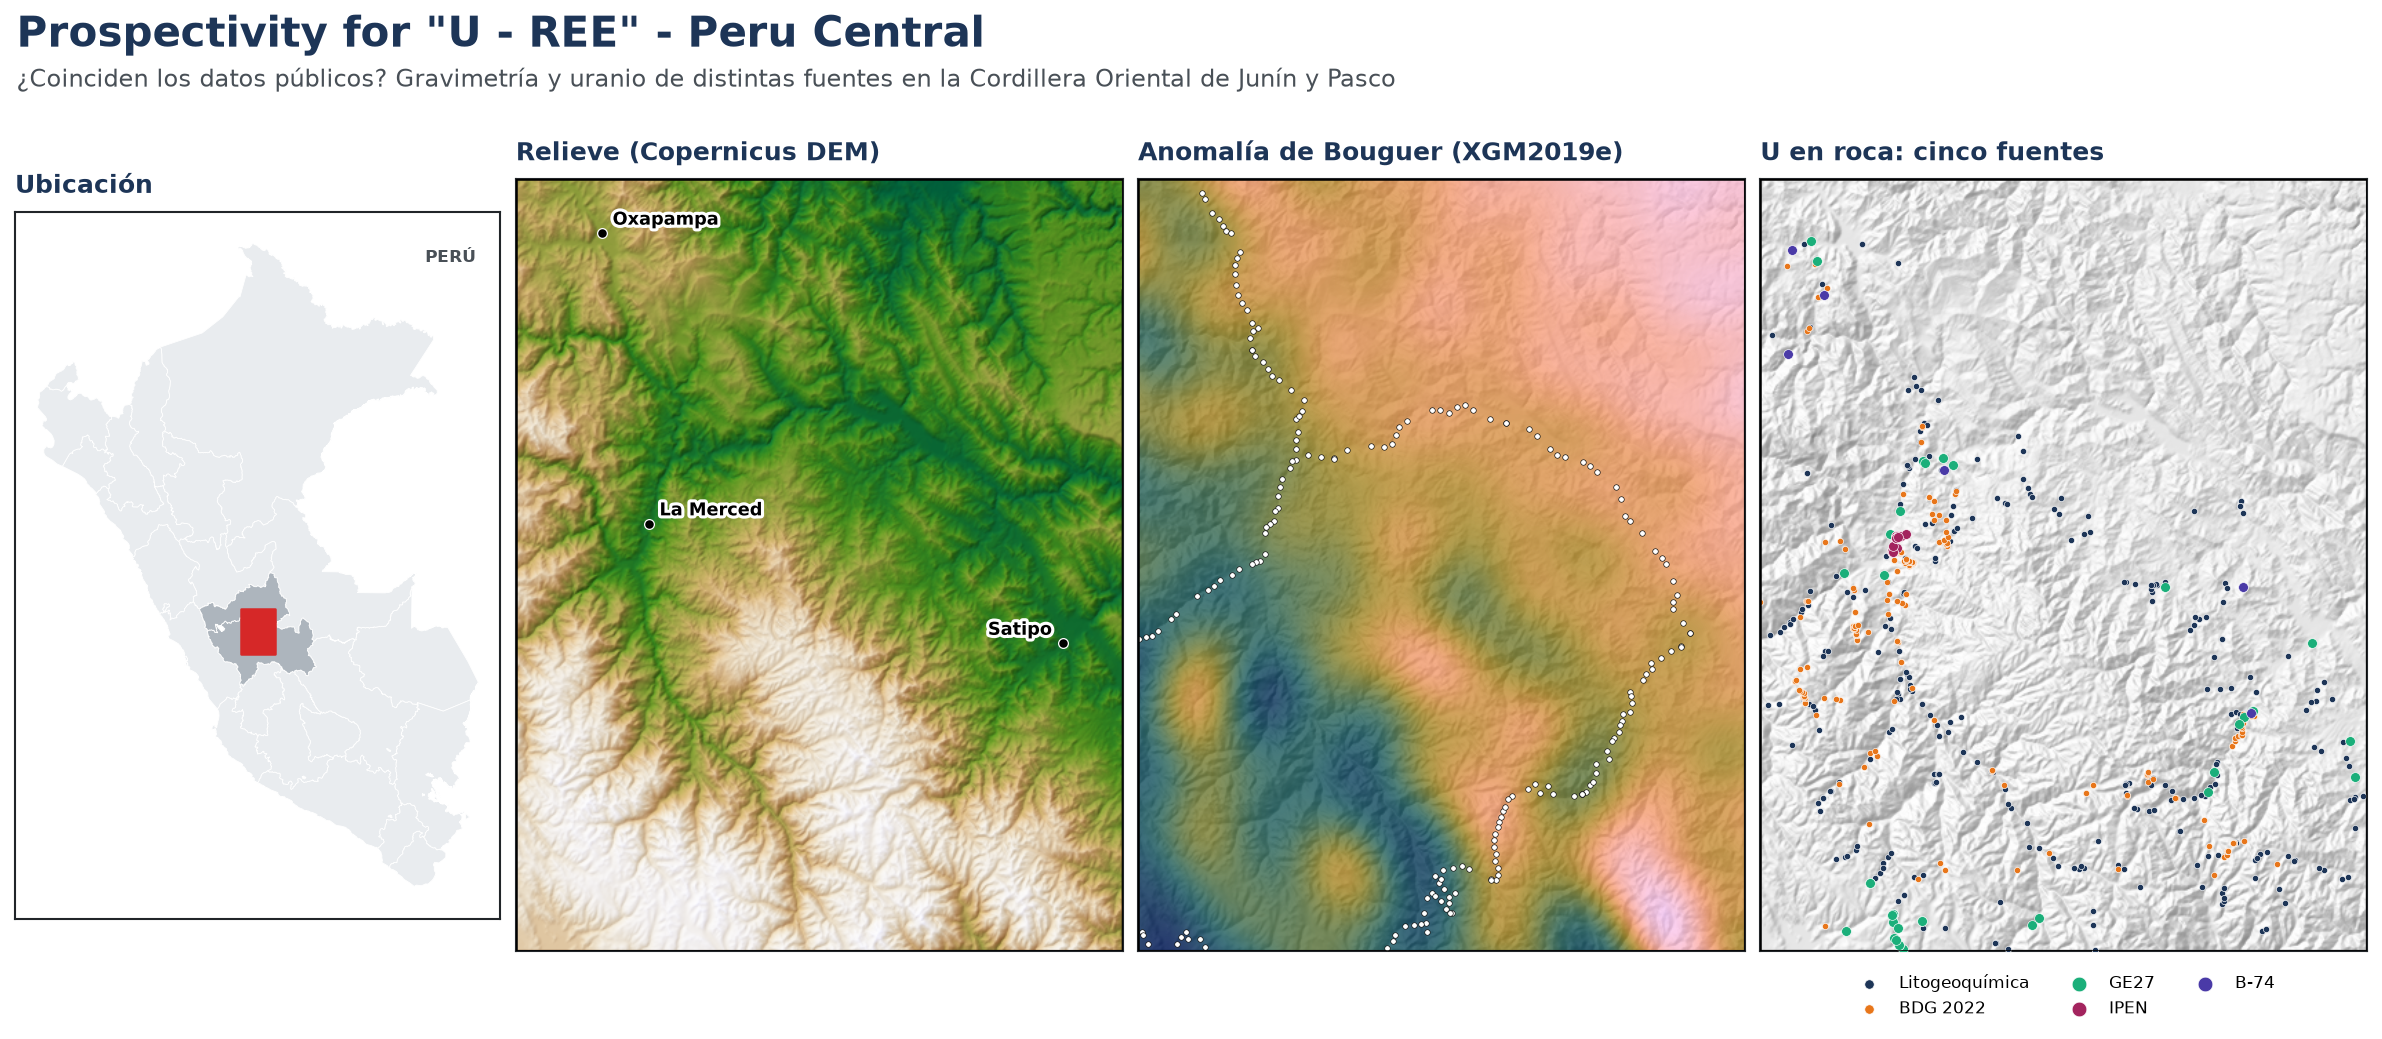

This chart was generated by the following Python code:
"""Imagen de portada del README: ubicación, relieve, anomalía de Bouguer y muestras de U en roca.

Se ejecuta desde la carpeta del repositorio con:
    uv run python recursos/portada.py
"""

import matplotlib.pyplot as plt

from geocomp import espacial, graficos as graf, lectura
from geocomp.rutas import ARCHIVOS, RAIZ

'''Estilo común y capas'''
graf.aplicar_estilo()
aoi = lectura.cargar_aoi()
departamentos = lectura.cargar_capa('departamentos')
capitales = lectura.cargar_capa('capitales').clip(aoi)
provinciales = capitales[capitales.NOMTIPO.str.contains('PROVINCIAL')].assign(nombre=lambda t: t.NOMPOB.str.title())
estaciones = lectura.cargar_gravedad_estaciones()
uranio = lectura.cargar_uranio()
u_roca = uranio[uranio.U_ppm.notna() & ~uranio.es_mena]

'''Rásteres en UTM'''
elevacion, extension = espacial.raster_a_utm(ARCHIVOS['dem_90m'], aoi, celda=250)
xgm, ext_xgm = espacial.raster_a_utm(ARCHIVOS['gravedad_xgm2019e'], aoi, celda=1000, margen=4000)

fig, ejes = plt.subplots(1, 4, figsize=(16, 6.4), gridspec_kw={'width_ratios': [0.8, 1, 1, 1]})
x0, y0, x1, y1 = aoi.total_bounds

'''(1) Ubicación en el Perú'''
graf.mapa_ubicacion(ejes[0], departamentos, aoi)
ejes[0].set_title('Ubicación')

'''(2) Relieve y capitales de provincia'''
graf.mapa_hipsometrico(ejes[1], elevacion, extension)
graf.rotular_lugares(ejes[1], provinciales, 'nombre', aoi, tamano=8.5, marcador=22)
ejes[1].set_title('Relieve (Copernicus DEM)')

'''(3) Anomalía de Bouguer del modelo global, con las estaciones de INGEMMET'''
ejes[2].imshow(xgm, extent=ext_xgm, cmap=graf.CMAP_CONTINUO, interpolation='bilinear', zorder=0)
graf.relieve(ejes[2], elevacion, extension, opacidad=0.18)
estaciones.plot(ax=ejes[2], color='white', edgecolor='black', linewidth=0.3, markersize=7, zorder=10)
ejes[2].set_title('Anomalía de Bouguer (XGM2019e)')

'''(4) Muestras de roca con U, por fuente'''
graf.relieve(ejes[3], elevacion, extension, opacidad=0.55)
for fuente in lectura.FUENTES_U:
    t = u_roca[u_roca.fuente == fuente]
    t.plot(ax=ejes[3], color=graf.COLORES_FUENTE[fuente], markersize=9 if len(t) > 50 else 22,
           edgecolor='white', linewidth=0.3, zorder=10, label=fuente)
ejes[3].legend(loc='upper center', bbox_to_anchor=(0.5, -0.01), ncol=3, fontsize=8, markerscale=1.5, frameon=False)
ejes[3].set_title('U en roca: cinco fuentes')

'''Mismo encuadre y sin ejes en los tres mapas del área'''
for ax in ejes[1:]:
    aoi.boundary.plot(ax=ax, color='black', lw=1.2, zorder=30)
    ax.set_xlim(x0, x1)
    ax.set_ylim(y0, y1)
    ax.set_aspect('equal')
    ax.set_xticks([])
    ax.set_yticks([])
    ax.set_xlabel('')
    ax.set_ylabel('')
    ax.grid(False)

fig.suptitle('Prospectivity for "U - REE" - Peru Central', fontsize=20, fontweight='bold', color=graf.AZUL,
             x=0.01, ha='left', y=1.0)
fig.text(0.01, 0.925, '¿Coinciden los datos públicos? Gravimetría y uranio de distintas fuentes en la Cordillera '
         'Oriental de Junín y Pasco', fontsize=11.5, color=graf.GRIS, ha='left')
fig.tight_layout(rect=(0, 0, 1, 0.92), w_pad=0.6)
fig.savefig(RAIZ / 'recursos' / 'portada.png', dpi=150, bbox_inches='tight')
print('Portada guardada en recursos/portada.png')
